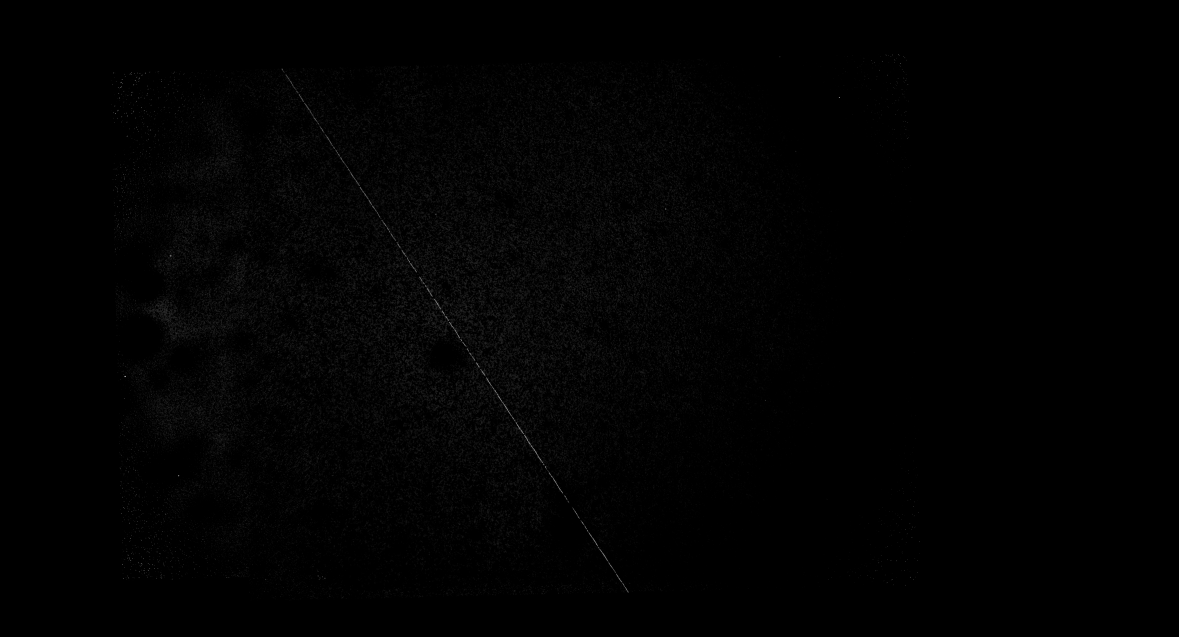
#> input picture opencv_test/line_test.png, 7069 x 3817 px (shown at 1/6 size)
$ python -i signal_blob_detector.py   (imports and definitions only)
#> lines starting #> are read from the running program, lines starting #| are printed output that depends on the picture; after the words box and inside, x2 and y2 are one past the last pixel; in counts of white or black regions, pixels touching at a corner belong together
#> further down, picture is the input picture: shape (3817, 7069, 3); min 0, max 255, mean 1.9
"""
基于信号强度的斑点检测器
可以过滤掉背景噪声，只检测强信号
"""

import cv2
import numpy as np
from astropy.io import fits
import os
import sys
import argparse
from datetime import datetime
from PIL import Image


class SignalBlobDetector:
    """基于信号强度的斑点检测器"""

    def __init__(self, sigma_threshold=5.0, min_area=2, max_area=36, min_circularity=0.79, gamma=2.2, max_jaggedness_ratio=1.2):
        """
        初始化检测器

        Args:
            sigma_threshold: 信号阈值（背景噪声的多少倍标准差）
            min_area: 最小面积
            max_area: 最大面积
            min_circularity: 最小圆度，默认0.79
            gamma: 伽马校正值
            max_jaggedness_ratio: 最大锯齿比率（poly顶点数/hull顶点数），默认1.2
        """
        self.sigma_threshold = sigma_threshold
        self.min_area = min_area
        self.max_area = max_area
        self.min_circularity = min_circularity
        self.gamma = gamma
        self.max_jaggedness_ratio = max_jaggedness_ratio

    # [169 lines left out: functions load_fits_image, histogram_peak_stretch, percentile_stretch, estimate_background_noise, not called in this run]

    def remove_bright_lines(self, image, threshold=50, dilate_size=5):
        """
        去除图像中的亮线
        使用边缘检测和霍夫直线检测方法

        Args:
            image: 输入图像（uint8格式）
            threshold: 亮度阈值
            dilate_size: 膨胀大小

        Returns:
            去除亮线后的图像
        """
#> called with threshold = 50, dilate_size = 5
        if len(image.shape) == 3:
            gray = cv2.cvtColor(image, cv2.COLOR_BGR2GRAY)
        else:
            gray = image.copy()

        # 检测亮区域
        _, binary = cv2.threshold(gray, threshold, 255, cv2.THRESH_BINARY)
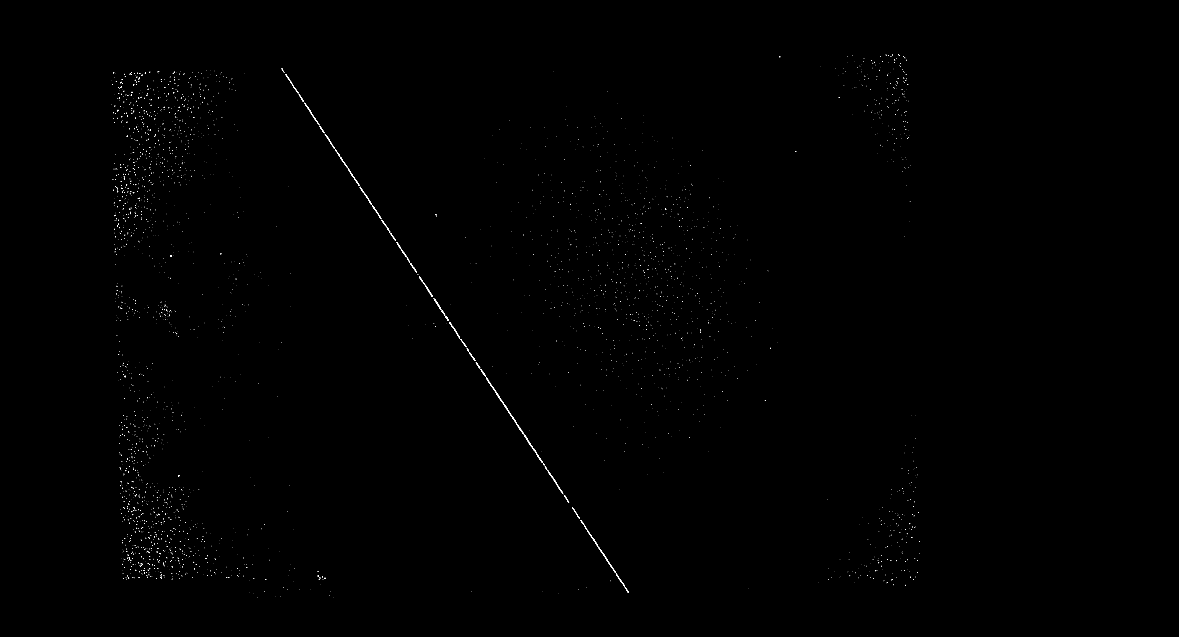
#> binary: shape (3817, 7069) (shown at 1/6 size); 0.1% white; 2948 white regions (2870 under 20 px), largest, box (x1, y1, x2, y2) and area: (3145, 2608, 3258, 2778) 998, (2980, 2359, 3072, 2499) 801, (3597, 3293, 3694, 3437) 685

        # 边缘检测
        edges = cv2.Canny(binary, 50, 150, apertureSize=3)
#> edges: shape (3817, 7069); 0.1% white in thin lines or dots, all inside (x1, y1, x2, y2) = (668, 327, 5519, 3589)

        # 霍夫直线检测
        lines = cv2.HoughLinesP(edges, 1, np.pi/180, threshold=50,
                                minLineLength=30, maxLineGap=10)
#> lines = 130 rows, first 6: [3032, 2445, 3108, 2558], [3465, 3091, 3487, 3124], [3012, 2404, 3047, 2456], [3202, 2689, 3228, 2730], [3076, 2500, 3101, 2537], [2379, 1456, 2401, 1490]

        # 创建掩码
        mask = np.zeros(gray.shape, dtype=np.uint8)

        if lines is not None:
            for line in lines:
                x1, y1, x2, y2 = line[0]
                # 在掩码上画线，加粗一些
                cv2.line(mask, (x1, y1), (x2, y2), 255, 3)
#> this loop made 130 passes
#> (x1, y1, x2, y2) on passes 1 to 12: (3032, 2445, 3108, 2558), (3465, 3091, 3487, 3124), (3012, 2404, 3047, 2456), (3202, 2689, 3228, 2730), (3076, 2500, 3101, 2537), (2379, 1456, 2401, 1490), (2959, 2324, 3026, 2426), (1769, 526, 1837, 630), (1976, 840, 2012, 896), (3121, 2579, 3167, 2647), (2541, 1694, 2587, 1762), (3320, 2877, 3346, 2916)
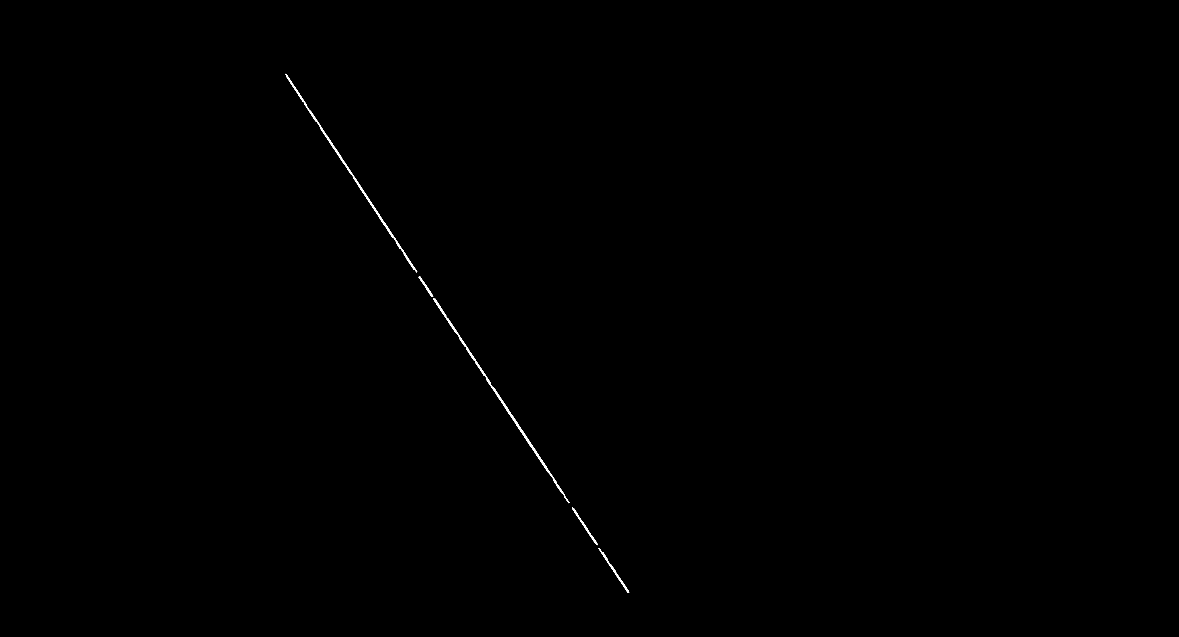
#> mask: shape (3817, 7069) (shown at 1/6 size); 0.11% white; 6 white regions, box (x1, y1, x2, y2) and area: (2600, 1791, 3389, 2974) 12639, (1713, 443, 2503, 1634) 11606, (3592, 3288, 3775, 3557) 2689, (3432, 3045, 3587, 3271) 2197, (2512, 1657, 2599, 1781) 1327, (3385, 2976, 3416, 3019) 229

        # 膨胀掩码
        if dilate_size > 0:
            kernel = np.ones((dilate_size, dilate_size), np.uint8)
            mask = cv2.dilate(mask, kernel, iterations=1)
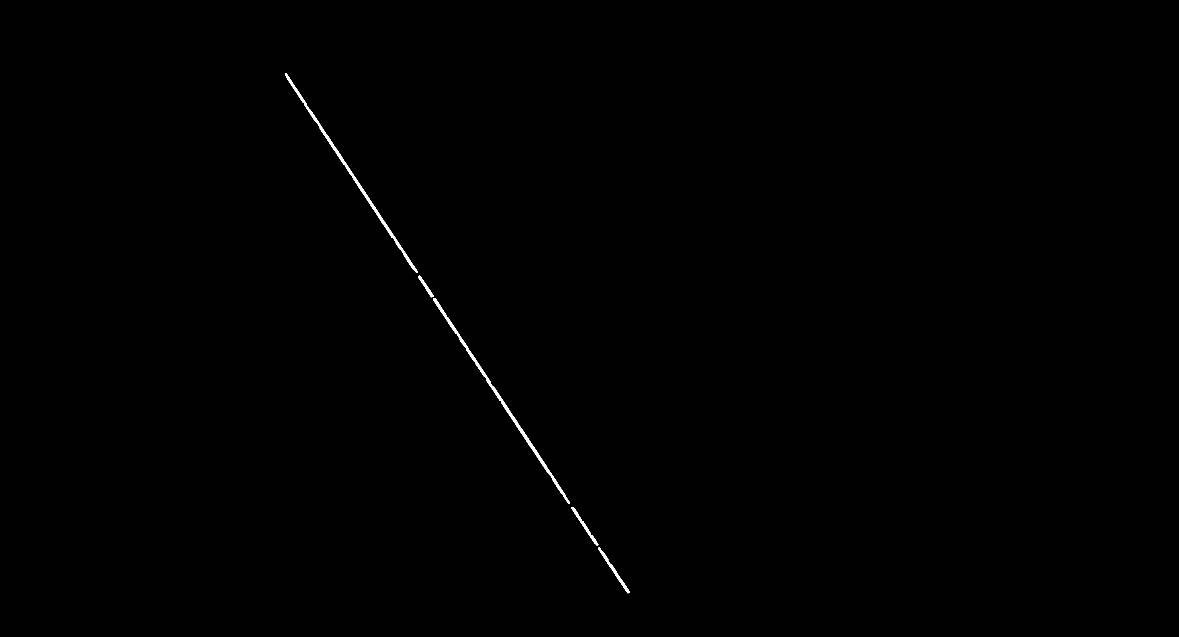
#> mask: shape (3817, 7069) (shown at 1/6 size); 0.19% white; 5 white regions, box (x1, y1, x2, y2) and area: (2598, 1789, 3418, 3021) 21403, (1711, 441, 2505, 1636) 19619, (3590, 3286, 3777, 3559) 4535, (3430, 3043, 3589, 3273) 3768, (2510, 1655, 2601, 1783) 2210

        # 使用掩码修复图像
        result = cv2.inpaint(image, mask, 3, cv2.INPAINT_TELEA)

        return result

    # [1511 lines left out: functions create_signal_mask, detect_blobs_from_mask, _detect_blobs_simple_blob_detector, _detect_blobs_contour, calculate_aligned_snr, sort_blobs and 12 more, not called in this run]


# [2 lines not run here, left out]

>>> import cv2
>>> picture = cv2.imread('line_test.png')
>>> result = SignalBlobDetector().remove_bright_lines(picture)
